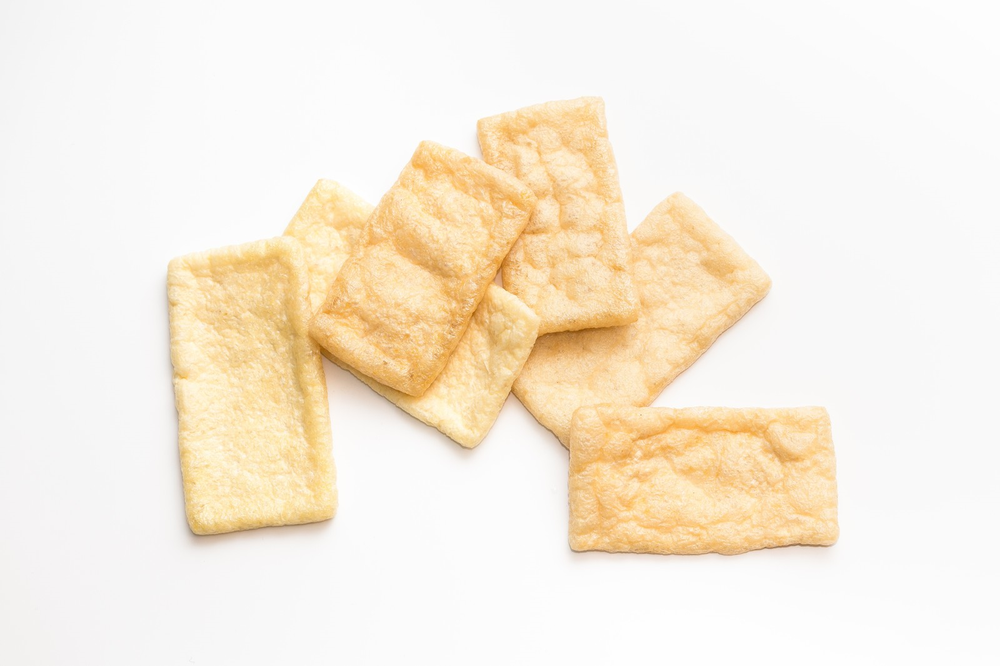
%> input picture img/kadai07/oage.png, 1000 x 666 px, shrunk from 1600 x 1066 before the run
$ octave kadai7.m   (GNU Octave 9; MATLAB toolbox functions it lacks are replaced by stand-ins)
%> lines starting %> are read from the running program, lines starting %| are printed output that depends on the picture
% 課題7 ダイナミックレンジの拡大
% 画素のダイナミックレンジを0から255にせよ．

clear;      % 変数のクリア
close all;  % 図表のクリア

org_img = imread('oage.png');   % 原画像の入力
%> org_img is the input picture: size 666x1000x3 uint8; mean R, G, B 247.8, 238.1, 222.9
org_gray = rgb2gray(org_img);   % グレイスケール化
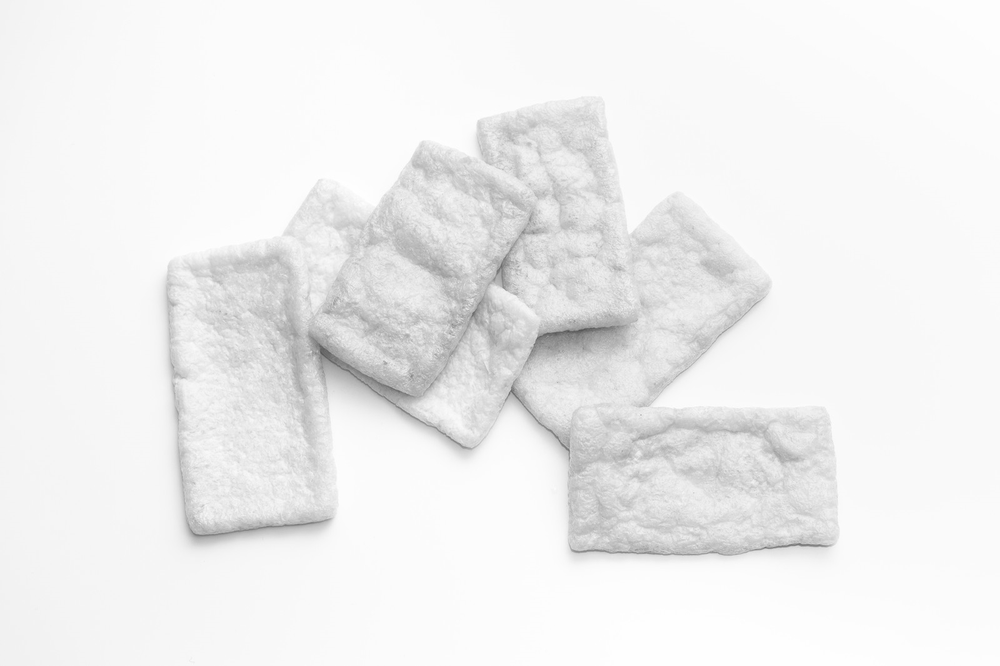
%> org_gray: size 666x1000 uint8; min 82, max 255, mean 239.3

imagesc(org_gray);      % 画像の表示
colormap(gray);         % グレイスケールの範囲で表示
colorbar;               % カラーバーの表示
axis image;             % 元画像の比率に

figure;
imhist(org_gray);       % ヒストグラムの表示
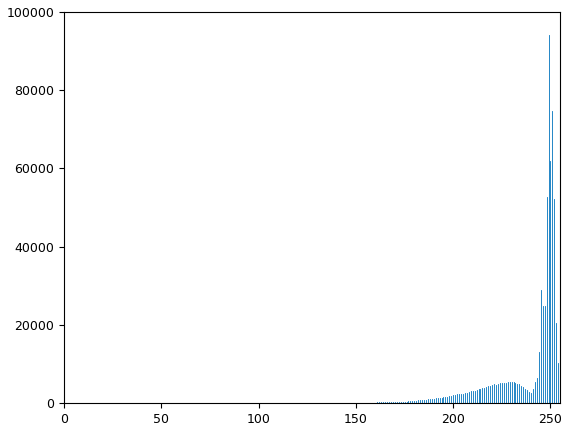
%> figure redrawn from the program's plot data; highest point at x = 249, y = 94044

org_gray = double(org_gray);    % 要素を浮動小数点型に
%> org_gray: size 666x1000 double
min_pix = min(min(org_gray));   % 要素の最小値
%> min_pix = 82
max_pix = max(max(org_gray));   % 要素の最大値
%> max_pix = 255
% ダイナミックレンジを0から255に
org_gray2 = (org_gray - min_pix) / (max_pix - min_pix) * 7;
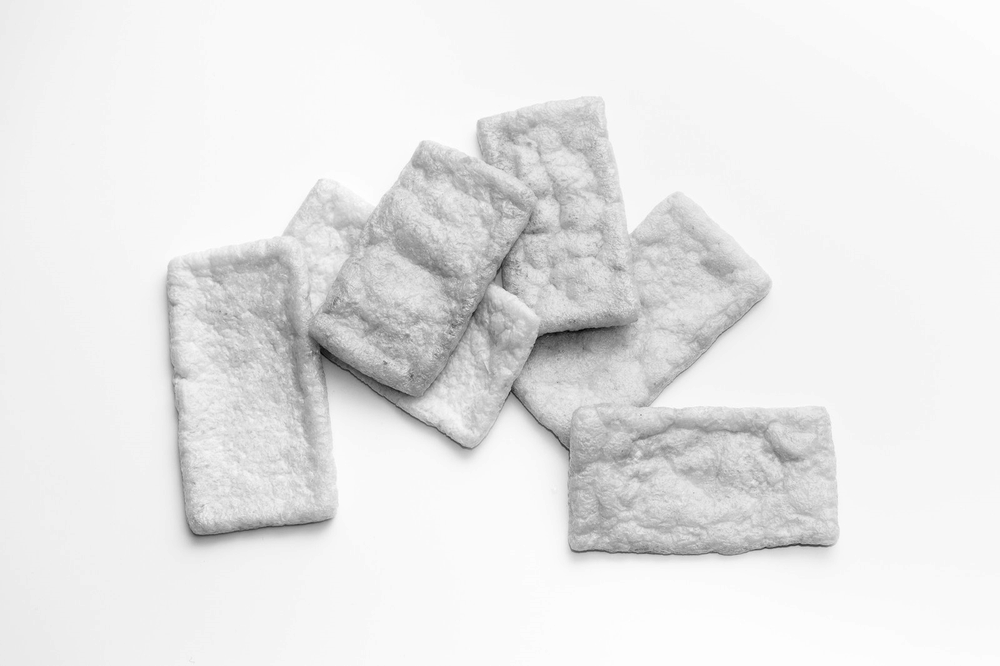
%> org_gray2: size 666x1000 double; min 0, max 7, mean 6.36; drawn with min black and max white
org_gray2 = uint8(org_gray2);   % 要素を8ビット整数型に(この操作について考察)
%> org_gray2: size 666x1000 uint8

figure;
imagesc(org_gray2);     % 画像の表示
colormap(gray);         % グレイスケールの範囲で表示
colorbar;               % カラーバーの表示
axis image;             % 元画像の比率に

figure;
org_gray2 = uint8(org_gray2);   % 要素を8ビット整数型に(この操作について考察)
imhist(org_gray2);              % ヒストグラムの表示
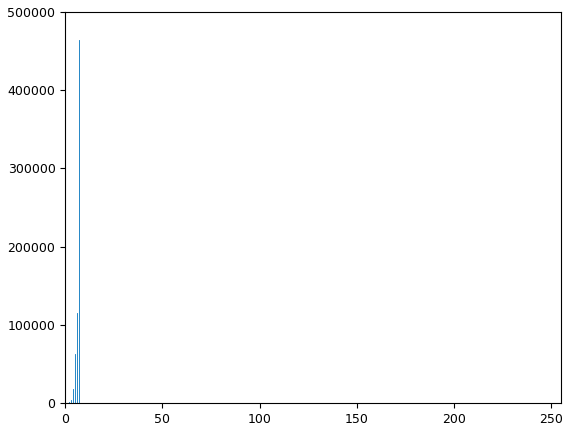
%> figure redrawn from the program's plot data; highest point at x = 7, y = 464199

return;
